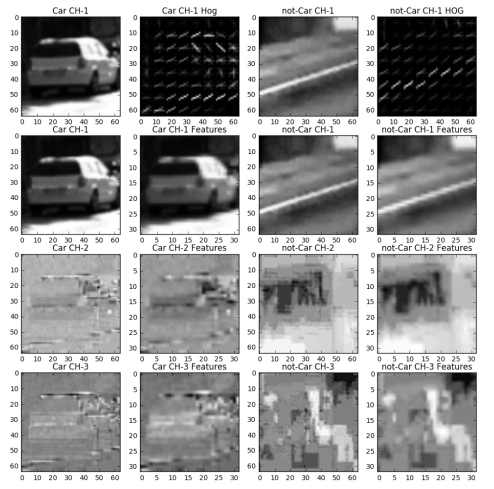
#> input picture examples/HOG_example.jpg, 988 x 978 px (shown at 1/2 size); its folder holds only this picture in this run
$ python -i vehicle.py   (imports and definitions only)   (older library calls are emulated)
#> lines starting #> are read from the running program, lines starting #| are printed output that depends on the picture
#> further down, picture is the input picture: shape (978, 988, 3); min 0, max 255, mean 154

import numpy as np
import cv2
import glob,time
import matplotlib.image as mpimg
from moviepy.editor import VideoFileClip
from sklearn.svm import LinearSVC
from sklearn.ensemble import RandomForestClassifier
from sklearn.preprocessing import StandardScaler
from sklearn.model_selection import train_test_split
from skimage.feature import hog
from collections import deque
from scipy.ndimage.measurements import label

# Define a function to return HOG features and visualization
def get_hog_features(img, orient, pix_per_cell, cell_per_block,
                     vis=False, feature_vec=True):
    # Call with two outputs if vis==True
    if vis == True:
        features, hog_image = hog(img, orientations=orient, pixels_per_cell=(pix_per_cell, pix_per_cell),
                                  cells_per_block=(cell_per_block, cell_per_block), transform_sqrt=True,
                                  visualise=vis, feature_vector=feature_vec)
        return features, hog_image
    # Otherwise call with one output
    else:
        features = hog(img, orientations=orient, pixels_per_cell=(pix_per_cell, pix_per_cell),
                       cells_per_block=(cell_per_block, cell_per_block), transform_sqrt=True,
                       visualise=vis, feature_vector=feature_vec)
        return features


def convert_color(img, conv='RGB2YCrCb'):
    if conv == 'RGB2YCrCb':
        return cv2.cvtColor(img, cv2.COLOR_RGB2YCrCb)
    if conv == 'BGR2YCrCb':
        return cv2.cvtColor(img, cv2.COLOR_BGR2YCrCb)
    if conv == 'RGB2LUV':
        return cv2.cvtColor(img, cv2.COLOR_RGB2LUV)


def bin_spatial(img, size=(32, 32)):
    color1 = cv2.resize(img[:, :, 0], size).ravel()
    color2 = cv2.resize(img[:, :, 1], size).ravel()
    color3 = cv2.resize(img[:, :, 2], size).ravel()
    return np.hstack((color1, color2, color3))


def color_hist(img, nbins=32):  # bins_range=(0, 256)
    # Compute the histogram of the color channels separately
    channel1_hist = np.histogram(img[:, :, 0], bins=nbins)
    channel2_hist = np.histogram(img[:, :, 1], bins=nbins)
    channel3_hist = np.histogram(img[:, :, 2], bins=nbins)
    # Concatenate the histograms into a single feature vector
    hist_features = np.concatenate((channel1_hist[0], channel2_hist[0], channel3_hist[0]))
    # Return the individual histograms, bin_centers and feature vector
    return hist_features


class CVehicleDetector:

    def __init__(self):
        self.color_space = 'YCrCb'
        self.orient = 9
        self.pix_per_cell = 8
        self.cell_per_block = 2
        self.hog_channel = 'ALL'
        self.spatial_size = (16,16)
        self.hist_bins = 32
        self.numscales = 4
        self.scale=[1.0, 1.25, 1.5, 1.75]
        self.y_start_stop = [[400,496], [400,528], [400,592], [400,656]]
        self.heat_threshold = 8
        self.scaler = StandardScaler()
        self.classifier = LinearSVC(C=1.0,  penalty='l2', loss='hinge') #,dual=False) #loss='hinge',

        #self.classifier = RandomForestClassifier(n_estimators=20, n_jobs=-1)
        self.bbox_buffer = deque(maxlen=10)

    # Define a function to extract features from a list of images
    # Have this function call bin_spatial() and color_hist()
    # [131 lines left out: functions extract_features, prepare_classifier, not called in this run]

    # Define a single function that can extract features using hog sub-sampling and make predictions
    def find_cars(self, img):
        bbox_list = []
        draw_img = np.copy(img)
        img = img.astype(np.float32) / 255
        for i in range(self.numscales):
            curr_scale = self.scale[i]
            start_stop = self.y_start_stop[i]
            img_tosearch = img[start_stop[0]:start_stop[1], :, :]
            ctrans_tosearch = convert_color(img_tosearch, conv='RGB2YCrCb')
        #for curr_scale in self.scale:
            if curr_scale != 1:
                imshape = ctrans_tosearch.shape
                ctrans_tosearch = cv2.resize(ctrans_tosearch, (np.int(imshape[1] / curr_scale), np.int(imshape[0] / curr_scale)))

            ch1 = ctrans_tosearch[:, :, 0]
            ch2 = ctrans_tosearch[:, :, 1]
            ch3 = ctrans_tosearch[:, :, 2]

            # Define blocks and steps as above
            nxblocks = (ch1.shape[1] // self.pix_per_cell) - 1
            nyblocks = (ch1.shape[0] // self.pix_per_cell) - 1
            nfeat_per_block = self.orient * self.cell_per_block ** 2
            # 64 was the orginal sampling rate, with 8 cells and 8 pix per cell
            window = 64
            nblocks_per_window = (window // self.pix_per_cell) - 1
            cells_per_step = 2  # Instead of overlap, define how many cells to step
            nxsteps = (nxblocks - nblocks_per_window) // cells_per_step
            nysteps = (nyblocks - nblocks_per_window) // cells_per_step

            # Compute individual channel HOG features for the entire image
            hog1 = get_hog_features(ch1, self.orient, self.pix_per_cell, self.cell_per_block, feature_vec=False)
            hog2 = get_hog_features(ch2, self.orient, self.pix_per_cell, self.cell_per_block, feature_vec=False)
            hog3 = get_hog_features(ch3, self.orient, self.pix_per_cell, self.cell_per_block, feature_vec=False)
            features = []
            for xb in range(nxsteps):
                for yb in range(nysteps):
                    ypos = yb * cells_per_step
                    xpos = xb * cells_per_step
                    # Extract HOG for this patch
                    hog_feat1 = hog1[ypos:ypos + nblocks_per_window, xpos:xpos + nblocks_per_window].ravel()
                    hog_feat2 = hog2[ypos:ypos + nblocks_per_window, xpos:xpos + nblocks_per_window].ravel()
                    hog_feat3 = hog3[ypos:ypos + nblocks_per_window, xpos:xpos + nblocks_per_window].ravel()
                    hog_features = np.hstack((hog_feat1, hog_feat2, hog_feat3))

                    xleft = xpos * self.pix_per_cell
                    ytop = ypos * self.pix_per_cell

                    # Extract the image patch
                    subimg = cv2.resize(ctrans_tosearch[ytop:ytop + window, xleft:xleft + window], (64, 64))

                    # Get color features
                    spatial_features = bin_spatial(subimg, size=self.spatial_size)
                    hist_features = color_hist(subimg, nbins=self.hist_bins)
                    # [11 lines of commented-out code are left out]
                    test_features = self.scaler.transform(np.hstack((spatial_features, hist_features, hog_features)).reshape(1, -1))
                    test_prediction = self.classifier.predict(test_features)

                    # print(test_prediction)
                    if test_prediction == 1:
                        xbox_left = np.int(xleft * curr_scale)
                        ytop_draw = np.int(ytop * curr_scale)
                        win_draw = np.int(window * curr_scale)
                        bbox_list.append([(xbox_left, ytop_draw + start_stop[0]),
                                          (xbox_left + win_draw, ytop_draw + win_draw + start_stop[0])])
                        #cv2.rectangle(draw_img, (xbox_left, ytop_draw + self.y_start_stop[0]),
                        #              (xbox_left + win_draw, ytop_draw + win_draw + self.y_start_stop[0]), (0, 0, 255), 6)

            self.bbox_buffer.append(bbox_list)
#> this loop made 1 pass
#> pass 1, in find_cars, `img_tosearch = img[start_stop[0]:start_stop[1], :, :]`:
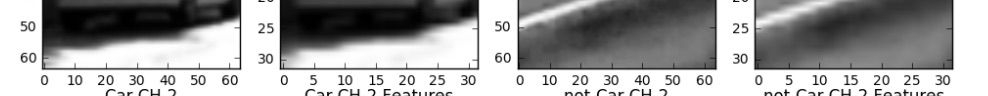
#> img_tosearch: shape (96, 988, 3) float32; min 0, max 1, mean 0.633
#> pass 1, in find_cars, `ch2 = ctrans_tosearch[:, :, 1]`:
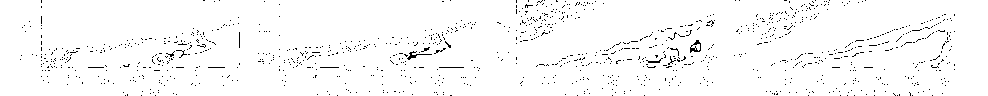
#> ch2: shape (96, 988) float32; values 0.5 (black) and 0.5 (white), 97.5% white; black in thin lines or dots
#> after the loop:
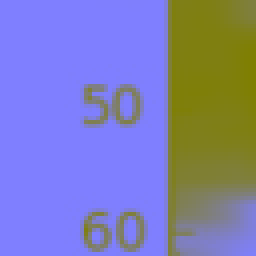
#> subimg: shape (64, 64, 3) float32 (shown 4 times larger); mean of channels 0, 1, 2 0.707, 0.5, 0.5; drawn as B, G, R
#> after the loop, bbox_list = []


    # [33 lines left out: functions add_heat, apply_threshold, draw_labeled_bboxes, not called in this run]

    def process_image(self, img):
        self.find_cars(img)
        heat = np.zeros_like(img[:, :, 0]).astype(np.float)
        # Add heat to each box in box list
        heat = self.add_heat(heat)

        # Apply threshold to help remove false positives
        heat = self.apply_threshold(heat)

        # Visualize the heatmap when displaying
        heatmap = np.clip(heat, 0, 255)

        # Find final boxes from heatmap using label function
        labels = label(heatmap)

        draw_img = self.draw_labeled_bboxes(np.copy(img), labels)

        return draw_img


# [10 lines not run here, left out]

>>> import cv2
>>> picture = cv2.cvtColor(cv2.imread('examples/HOG_example.jpg'), cv2.COLOR_BGR2RGB)
#> (the run stopped early here; a loop or call above may not have finished)

$ run again, on examples/sliding_window.jpg
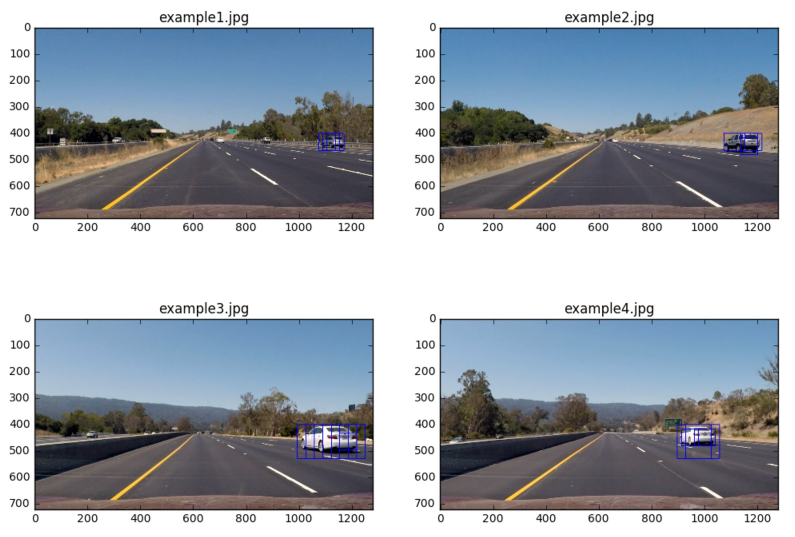
#> input picture examples/sliding_window.jpg, 1590 x 1074 px (shown at 1/2 size)
#> after the loop in find_cars, `for i in range(self.numscales):`:
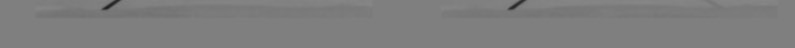
#> ch3: shape (96, 1590) float32 (shown at 1/2 size); min 0.113, max 0.527, mean 0.495
#> after the loop in find_cars, `for i in range(self.numscales):`:
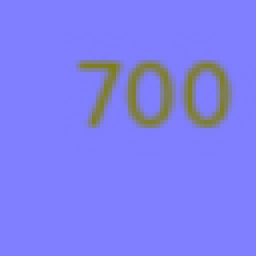
#> subimg: shape (64, 64, 3) float32 (shown 4 times larger); mean of channels 0, 1, 2 0.95, 0.5, 0.5; drawn as B, G, R
#> after the loop in find_cars, `for i in range(self.numscales):`: bbox_list = []

$ run again, on examples/sliding_windows.jpg
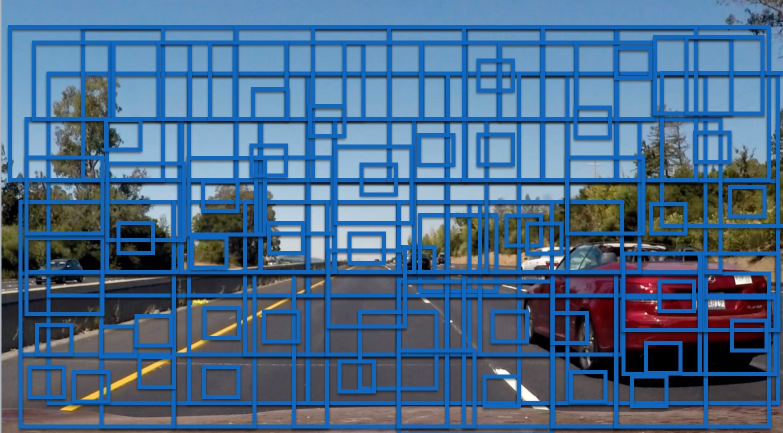
#> input picture examples/sliding_windows.jpg, 1566 x 866 px (shown at 1/2 size)
#> after the loop in find_cars, `for i in range(self.numscales):`:
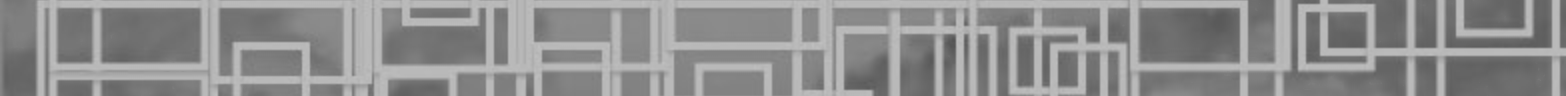
#> ch3: shape (96, 1566) float32; min 0.332, max 0.75, mean 0.559
#> after the loop in find_cars, `for i in range(self.numscales):`:
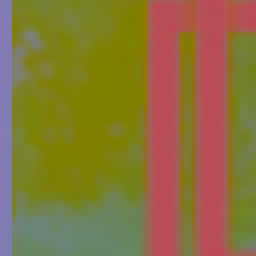
#> subimg: shape (64, 64, 3) float32 (shown 4 times larger); mean of channels 0, 1, 2 0.233, 0.453, 0.543; drawn as B, G, R
#> after the loop in find_cars, `for i in range(self.numscales):`: bbox_list = []
